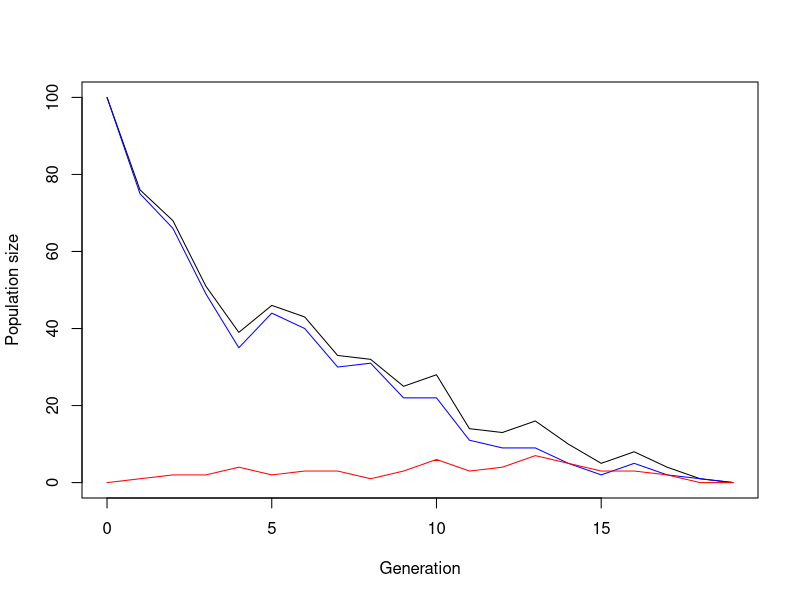
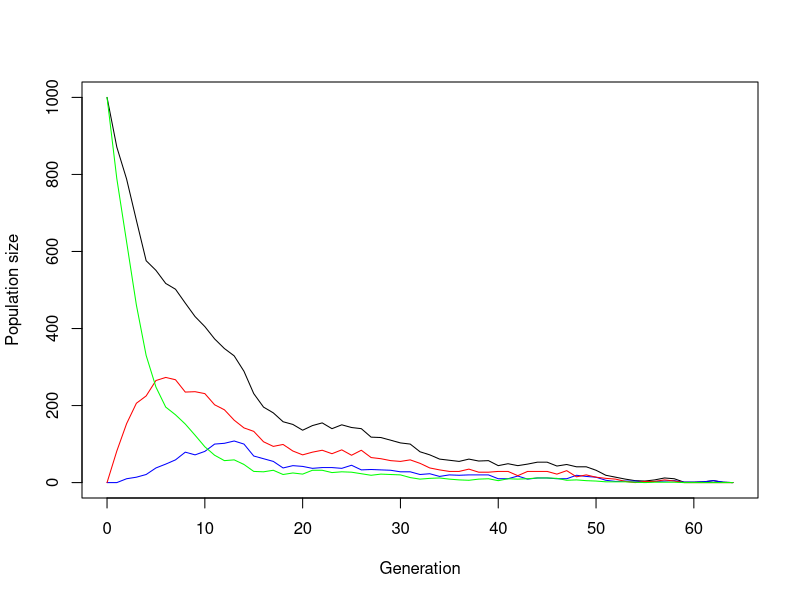
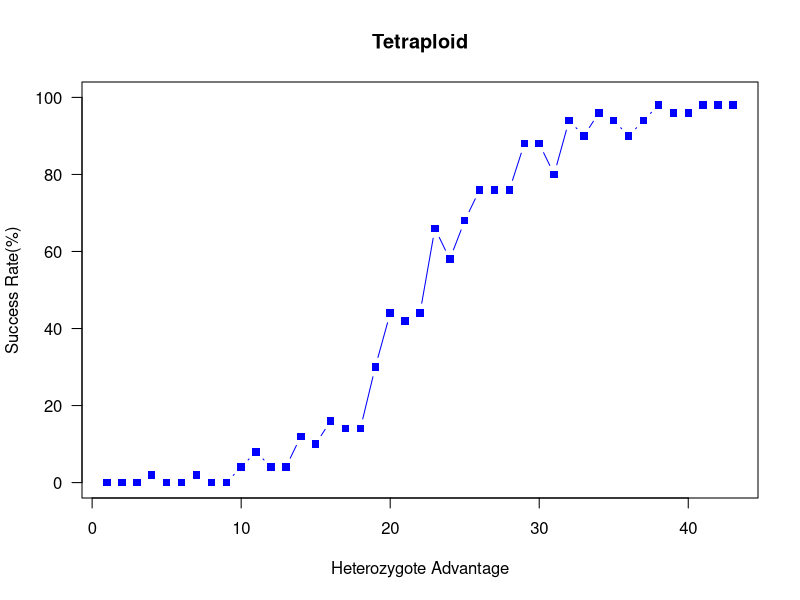
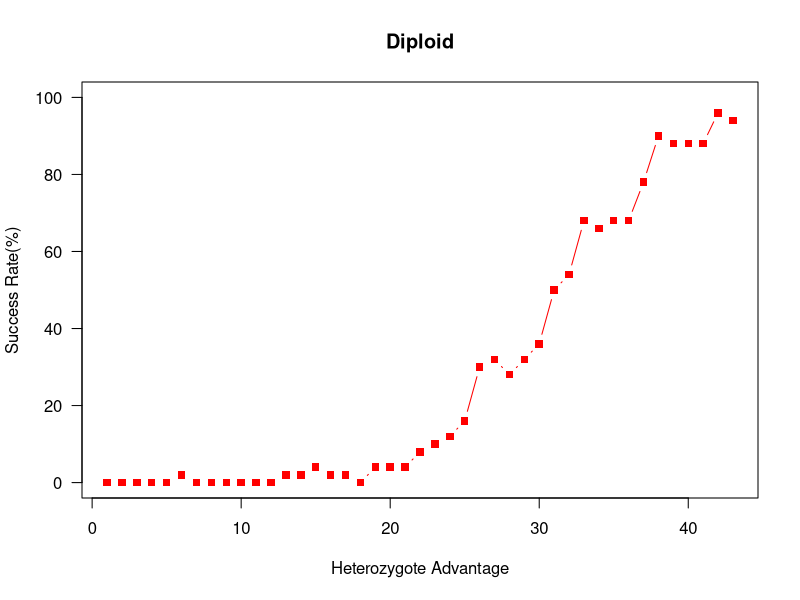
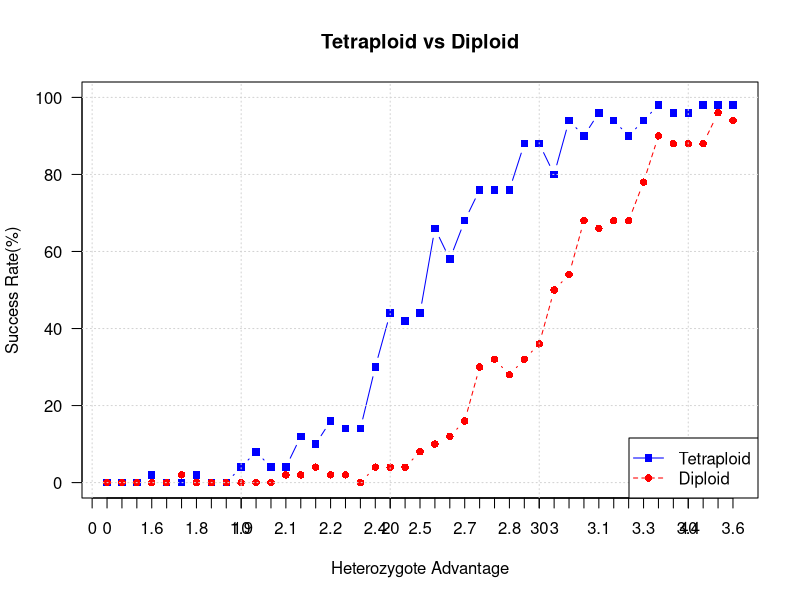

Reproduce these figures in R, in order.
## ---- chunk 1
simulate_one_gen <- function(N_a, N_A, decay_rate, sel_coeff, mut_rate) {
  # draw offspring according to Poisson distribution
  offsp_a <- rpois(1, N_a * (1-decay_rate))
  offsp_A <- rpois(1, N_A * (1-decay_rate+sel_coeff))
  # draw new mutants according to Poisson distribution
  mut_a_to_A <- rpois(1, offsp_a * mut_rate)
  
  # determine new population sizes of wild type and mutant
  N_a_new <- max(offsp_a - mut_a_to_A, 0)
  N_A_new <-  offsp_A + mut_a_to_A
  
  return(c(N_a_new, N_A_new))
}
# Test the function
print(simulate_one_gen(100,0,0.1,0.2,0.01))
## ---- chunk 2
simulate_pop <- function(N_init_a, N_init_A, decay_rate, sel_coeff, mut_rate, t_max) {
  # Create the vector in which to save the results
  pop_vector <- c(N_init_a, N_init_A)
  # initiate the variables
  pop_new <- c(N_init_a, N_init_A)
  
  # run the simulation until generation t_max
  for (i in 1:t_max+1) {
    # redefine the current population one generation later
    pop_new <- simulate_one_gen(pop_new[1],pop_new[2], decay_rate, sel_coeff, mut_rate)
    # add the new population sizes to the output vector
    pop_vector <- rbind(pop_vector,pop_new)
    # condition to stop the simulation before t_max: either the population exceeds 1.5 times the original population size, or it goes extinct
    if (pop_new[1]+pop_new[2]>=1.5*(N_init_a+ N_init_A) | pop_new[1]+pop_new[2]==0) break
  }
  
  # define the row and column names of the output vector
  rownames(pop_vector) <- (0:t_max)[1:length(pop_vector[,1])] # note that the vector has to be cut if the simulation stopped early
  colnames(pop_vector) <- c("a","A")
  # return the result
  return(pop_vector)	
}
# Test the function and plot the result
# set t_max to a value to be used througout
max_gen <- 1000
# create your simulation data
output <- simulate_pop(100,0,0.1,0.2,0.01,max_gen)
# show the last few lines of the data table
print(tail(output))
# plot the output - note that the plot range and the x axis have to be adjusted based on the length of the table
# determine x axis range 
x_range <- 0:(length(output[,1])-1)
# this plots the total population size
plot(x_range,output[,1]+output[,2],type='l',ylim=c(0,max(output[,1]+output[,2])),xlab = "Generation",ylab = "Population size")
# add number of wild type individuals
lines(x_range,output[,1], col="blue")
# add number of mutant individuals
lines(x_range,output[,2], col="red")
## ---- chunk 3
# set some parameters to fixed values
init_a <- 100
init_A <- 0
m_rate <- 0.001
max_gen <- 1000
# determine how often to run the simulation for each set of parameters
no_replicates <- 100

# set parameters to vary
s_values <- c(0.2,0.3,0.4)
r_values <- c(0.05,0.1,0.15)

# initialize data table - where to collect the results
data_table <- c()
# run the simulation across all chosen parameters
# loop over decay rates
for(rval in r_values){
  # loop over selection coefficients
  for(sval in s_values){
    # different way of running many simulations: make replicates using "repeat" function with a counter i
    # reset counter
    i<-1
    repeat {
      # increase counter by one
      i<-i+1
      # run the simulation once
      one_run <- simulate_pop(init_a,init_A,rval,sval,m_rate,max_gen)
      # determine total population sizes
      total_size <- one_run[,1]+one_run[,2]
      # determine minimum population size
      min_size <- min(total_size)
      # determine (first) generation at which this population size occurred
      min_gen <- as.numeric(which(total_size==min_size)[1])
      # enter the data into the table
      data_table <- rbind(data_table,c(rval,sval,min_gen,min_size)) # note that we add the varying parameters (decay rate and selection coefficient) to the table too
      # stop the repeated computation after no_replicates times
      if(i>no_replicates) break
    }
  }
}
# define column names of data table
colnames(data_table) <- c("r","s","min_gen","no_min")
# show the first lines of the output
print(head(data_table))
## ---- chunk 4
### variables and parameters for diploid population
#Variables:
#N_RR_new = Number of RR individuals (>=0)
#N_Rr_new = Number of Rr individuals (>=0)
#N_rr_new = Number of rr individuals (>=0)
#number of generations

#Parameters:
#N_RR = initial number of RR individuals(>=0)
#N_Rr = initial number of Rr individuals(>=0)
#N_rr = initial number of rr individuals(>=0)
#decay_rate = power of herbicide application to kill individuals (>0 to have potential extinction)
#sel_coeffs = selective advantage of the genotypes over others. (has to be between 0 and 1) for 0.01 = low fitness, 0,2 = intermediate fitness,  0.5 = high fitness (should be bigger than decay rate for evolutionary rescue likelyness)
#mut_rate = mutation rate (>=0)
## ---- chunk 5

# Function to simulate one generation for diploid genotypes
simulate_one_gen_diploid <- function(N_RR, N_Rr, N_rr, decay_rate, sel_coeffs, mut_rate) {

  total = N_RR + N_Rr + N_rr
  
  #calculating total gametes
  total_R = N_RR *2 + N_Rr
  total_r = N_rr *2 + N_Rr
  
  
  #mutating r to R
  mut_r_to_R <- rpois(1, total_r * mut_rate)
  
  #calculating gametes after mutation
  total_R_aftermut <- max(total_R + mut_r_to_R, 0)
  total_r_aftermut <- max(total_r - mut_r_to_R, 0)
  
  #calculating gamet frequencies p and q
  freq_p <- total_R_aftermut / (2 * total)
  freq_q <- total_r_aftermut / (2 * total)
  
  
  #hardy weinberg random mating
  freq_RR <- freq_p^2
  freq_Rr <- (2 * freq_p * freq_q)
  freq_rr <- freq_q^2
  
  #return to "expected" by multiplying freq with the pops
  N_RR <- freq_RR * total
  N_Rr <- freq_Rr * total
  N_rr <- freq_rr * total

  
  # Apply decay and selection coefficients for each genotype
  offsp_RR <- rpois(1, N_RR * (1 - decay_rate + sel_coeffs[1]))
  offsp_Rr <- rpois(1, N_Rr * (1 - decay_rate + sel_coeffs[3]))
  offsp_rr <- rpois(1, N_rr * (1 - decay_rate + sel_coeffs[5]))
  

  return(c(offsp_RR, offsp_Rr, offsp_rr))
}


#test the function
print(simulate_one_gen_diploid(N_RR=0, N_Rr=0, N_rr=100, 0.1, c(0,0.1,0.2,0.1,0), 0.01))
## ---- chunk 6
simulate_pop_diploid <- function(N_RR, N_Rr, N_rr, decay_rate, sel_coeffs, mut_rate,t_max) {
  # Create the vector in which to save the results
  pop_vector <- c(N_RR, N_Rr, N_rr)
  # initiate the variables
  pop_new <- c(N_RR, N_Rr, N_rr)
  
  #take the values of initial variables
  init_RR <- N_RR
  init_Rr <- N_Rr
  init_rr <- N_rr
  
  # run the simulation until generation t_max
  for (i in 1:t_max+1) {
    # redefine the current population one generation later
    pop_new <- simulate_one_gen_diploid(pop_new[1],pop_new[2],pop_new[3], decay_rate, sel_coeffs, mut_rate)
    # add the new population sizes to the output vector
    pop_vector <- rbind(pop_vector,pop_new)
    # condition to stop the simulation before t_max: either the population exceeds 1.5 times the original population size, or it goes extinct
    if (pop_new[1]+pop_new[2]+pop_new[3] >= 5*(init_RR + init_Rr + init_rr) | pop_new[1]+pop_new[2]+ pop_new[3]==0) break
  }
  
  # define the row and column names of the output vector
  rownames(pop_vector) <- (0:t_max)[1:length(pop_vector[,1])] # note that the vector has to be cut if the simulation stopped early
  colnames(pop_vector) <- c("RR","Rr","rr")
  # return the result
  return(pop_vector)	
}

output <- simulate_pop_diploid(N_RR = 0, N_Rr=0, N_rr=1000, decay_rate=0.175, sel_coeffs = c(0,0.1,0.2,0.1,0), mut_rate=0.05,t_max = 100)

# show the last few lines of the data table
print(tail(output))

# plot the output - note that the plot range and the x axis have to be adjusted based on the length of the table
# determine x axis range 
x_range <- 0:(length(output[,1])-1)
# this plots the total population size
plot(x_range,output[,1]+output[,2]+output[,3],type='l',ylim=c(0,max(output[,1]+output[,2]+ output[,3])),xlab = "Generation",ylab = "Population size")
# add number of wild type individuals
lines(x_range,output[,1], col="blue")
# add number of mutant individuals
lines(x_range,output[,2], col="red")
lines(x_range,output[,3], col="green")
## ---- chunk 7
### variables and parameters for diploid population
#Variables:
#N_RRRR_new = Number of RRRR individuals (>=0)
#N_RRRr_new = Number of RRRr individuals (>=0)
#N_RRrr_new = Number of RRrr individuals (>=0)
#N_Rrrr_new = Number of Rrrr individuals (>=0)
#N_rrrr_new = Number of rrrr individuals (>=0)
#number of generations

#Parameters:
#N_RRRR = initial number of RRRR individuals(>=0)
#N_RRRr = initial number of RRRr individuals(>=0)
#N_RRrr = initial number of RRrr individuals(>=0)
#N_Rrrr = initial number of Rrrr individuals(>=0)
#N_rrrr = initial number of rrrr individuals(>=0)
#decay_rate = power of herbicide application to kill individuals (>0 to have potential extinction)
#sel_coeffs = selective advantage of the genotypes over others. (has to be between 0 and 1) for 0.01 = low fitness, 0,2 = intermediate fitness,  0.5 = high fitness (should be bigger than decay rate for evolutionary rescue likelyness)
#mut_rate = mutation rate (>=0)
## ---- chunk 8
# setting the selective coeff of each genotype, order of RRRR RRRr RRrr Rrrr rrrr
#sel_coeffs = c(0.01,0.5,0.8,0.5,0.01)

# Function to simulate one generation for tetraploid genotypes
simulate_one_gen_tetraploid <- function(N_RRRR_new, N_RRRr_new, N_RRrr_new, N_Rrrr_new, N_rrrr_new, decay_rate, sel_coeffs, mut_rate) {
  
    #computing total new population
  total_new <- N_RRRR_new + N_RRRr_new + N_RRrr_new + N_Rrrr_new + N_rrrr_new
  

  #calculate just the total gamete R and r 
  
  total_R <- (N_RRRR_new * 4 + N_RRRr_new * 3 + N_RRrr_new * 2 + N_Rrrr_new * 1)
  total_r <- (N_rrrr_new * 4 + N_Rrrr_new * 3 + N_RRrr_new * 2 + N_RRRr_new * 1)
  
  
  #and apply the mutation rate and then do the division
  mut_r_to_R <- rpois(1, total_r * mut_rate)
  
  total_R_aftermut <- max(total_R + mut_r_to_R, 0)
  total_r_aftermut <- max(total_r - mut_r_to_R, 0)
  
  freq_p <- total_R_aftermut / (4 * total_new)
  freq_q <- total_r_aftermut / (4 * total_new)
  
  #hardy weinberg random mating
  freq_RRRR <- (freq_p^4)
  freq_RRRr <- (4 * freq_p^3 * freq_q)
  freq_RRrr <- (6 * freq_p^2 * freq_q^2)
  freq_Rrrr <- (4 * freq_q^3 * freq_p)
  freq_rrrr <- (freq_q^4)
  
  #return to "expected" by multiplying freq with the pops
  offspring_total <- total_new
  
  N_RRRR_new <- freq_RRRR * total_new
  N_RRRr_new <- freq_RRRr * total_new
  N_RRrr_new <- freq_RRrr * total_new
  N_Rrrr_new <- freq_Rrrr * total_new
  N_rrrr_new <- freq_rrrr * total_new

  # Apply decay and selection coefficients for each genotype draw with rpois
  offsp_RRRR <- rpois(1, N_RRRR_new * (1 - decay_rate + sel_coeffs[1]))
  offsp_RRRr <- rpois(1, N_RRRr_new * (1 - decay_rate + sel_coeffs[2]))
  offsp_RRrr <- rpois(1, N_RRrr_new * (1 - decay_rate + sel_coeffs[3]))
  offsp_Rrrr <- rpois(1, N_Rrrr_new * (1 - decay_rate + sel_coeffs[4]))
  offsp_rrrr <- rpois(1, N_rrrr_new * (1 - decay_rate + sel_coeffs[5]))
  
return(c(offsp_RRRR, offsp_RRRr, offsp_RRrr, offsp_Rrrr, offsp_rrrr))
  
}


# test the function
print(simulate_one_gen_tetraploid(N_RRRR_new = 0, N_RRRr_new = 0, N_RRrr_new = 0, N_Rrrr_new = 0, N_rrrr_new = 1000, 0.01, sel_coeffs = c(0,0.1,0.2,0.1,0), 0.01))
## ---- chunk 9
# Function to simulate multiple generations for tetraploid genotypes
simulate_pop_tetraploid <- function(N_init_RRRR, N_init_RRRr, N_init_RRrr, N_init_Rrrr, N_init_rrrr, decay_rate, sel_coeffs, mut_rate, t_max) {
  
#  #call sell_coeffs from the table
#  for (i in 1:nrow(sel_coeffs_table)) {
#  sel_coeffs <- sel_coeffs_table[i, ]
#  }
  
  # Create a matrix to save population results
  pop_matrix <- matrix(NA, nrow = t_max + 1, ncol = 5)
  colnames(pop_matrix) <- c("RRRR", "RRRr", "RRrr", "Rrrr", "rrrr")
  pop_matrix[1,] <- c(N_init_RRRR, N_init_RRRr, N_init_RRrr, N_init_Rrrr, N_init_rrrr)
  
  # Initialize the population for the first generation
  pop_current <- c(N_init_RRRR, N_init_RRRr, N_init_RRrr, N_init_Rrrr, N_init_rrrr)
  
  # Run the simulation for t_max generations
  for (t in 1:t_max) {
    pop_next <- simulate_one_gen_tetraploid(pop_current[1], pop_current[2], pop_current[3], pop_current[4], pop_current[5], decay_rate, sel_coeffs, mut_rate)
    pop_matrix[t + 1,] <- pop_next
    pop_current <- pop_next
    
    # Early stop condition: if population drops to zero or exceeds a threshold
    if (sum(pop_next) == 0 || sum(pop_next) >= 1000 * sum(pop_matrix[1,])) {
      break
    }
  }
  
  return(pop_matrix)
}


# Run the simulation and store the output
pop_result <- simulate_pop_tetraploid(N_init_RRRR = 0, N_init_RRRr = 0, N_init_RRrr = 0, N_init_Rrrr = 0, N_init_rrrr = 1000, decay_rate = 0.17, sel_coeffs = c(0,0.1,0.2,0.1,0), mut_rate = 0.001, t_max = 100)

print(pop_result)

# Plot the results
#x_range <- 0:(nrow(pop_result) - 1)
#plot(x_range, rowSums(pop_result), type='l', ylim=c(0, max(rowSums(pop_result))), xlab="Generation", ylab="Population Size", col="black")
#lines(x_range, pop_result[,1], col="blue", lty=1)  # RRRR
#lines(x_range, pop_result[,2], col="red", lty=2)   # RRRr
#lines(x_range, pop_result[,3], col="green", lty=3) # RRrr
#lines(x_range, pop_result[,4], col="purple", lty=4)# Rrrr
#lines(x_range, pop_result[,5], col="orange", lty=5)# rrrr

#legend("topright", legend=c("RRRR", "RRRr", "RRrr", "Rrrr", "rrrr"), col=c("blue", "red", "green", "purple", "orange"), lty=1:5)
## ---- chunk 10
create_sel_coeffs <- function(s_number, biggest_S, inc) {
  
 sel_coeffs_table <- matrix(0, nrow = s_number + 1, ncol = 5)
  colnames(sel_coeffs_table) <- c("sc_low", "sc_medium", "sc_high", "sc_medium", "sc_low")
  s <- 0.15
  sc_current <- c(0,s/2, s ,s/2, 0)
  # Run the table creation
  for (i in 1:s_number + 1) {
    sc_next <- c(0,s/2, s ,s/2, 0)
    sel_coeffs_table[i,] <- sc_next
    sc_current <- sc_next
    
    #growing s by increment(inc) we set until it's too big
    if (s <= biggest_S) {
      s <- (s + inc)
      }
   }
  return(sel_coeffs_table)
   }

print(create_sel_coeffs(s_number = 20, biggest_S = 3, inc = 0.05))

#create the table to use later
seltable <- create_sel_coeffs(s_number = 20, biggest_S = 3, inc = 0.05)
print(seltable[3,])

#the down you go in the table the more heterozygote advantage you have.
## ---- chunk 11
# set some parameters to fixed values
init_RRRR <- 0
init_RRRr <- 0
init_RRrr <- 0
init_Rrrr <- 0
init_rrrr <- 250
mut_rate <- 0.01
max_gen <- 100
decay_rate <- 0.155
# determine how often to run the simulation for each set of parameters
replicates <- 50

#call the seltable here.
seltable <- create_sel_coeffs(s_number = 42, biggest_S = 3, inc = 0.005)

print(seltable)

# initialize vector - where to collect the probablitys
pr <- numeric(nrow(seltable))
# run the simulation across all chosen parameters
# loop over sel coefs tetraploid
for(i in 1:nrow(seltable)){
  # loop over selection coefficients
    sel_coeffs <- seltable[i, ]
    j<-1
    success <- 0
    repeat {
      j <- j+1
      # increase counter by one
    
      # run the simulation once
      first_run <- simulate_pop_tetraploid(init_RRRR, init_RRRr, init_RRrr, init_Rrrr, init_rrrr, decay_rate, sel_coeffs, mut_rate, max_gen)
      
      #complete cases to not take N/As we generated to fill the matrix
      first_run_with_numbers <- first_run[complete.cases(first_run),]

      #calculating total population size in the end
    total_pop_in_the_end <- sum(as.numeric(first_run_with_numbers[nrow(first_run_with_numbers),]))
    
       # determine if the population survived
      if(total_pop_in_the_end != 0) {
        success <- success + 1
      }
        pr[i] = success/replicates
        
        if(j>=replicates) break
      
    }
}

print(pr)


init_RR = 0
init_Rr = 0
init_rr = 250

pr_diploid <- numeric(nrow(seltable))
replicates_diploid <- 50
for(k in 1:nrow(seltable)){
  # loop over selection coefficients
    sel_coeffs <- seltable[k, ]
    l<-1
    success_diploid <- 0
    repeat {
      l <- l+1
      # increase counter by one
      # run the simulation once
      first_run_diploid <- simulate_pop_diploid(init_RR, init_Rr, init_rr, decay_rate, sel_coeffs, mut_rate, max_gen)
      
      #complete cases to not take N/As we generated to fill the matrix
      first_run_with_numbers_diploid <- first_run_diploid[complete.cases(first_run_diploid),]

      #calculating total population size in the end
    total_pop_in_the_end_diploid <- sum(as.numeric(first_run_with_numbers_diploid[nrow(first_run_with_numbers_diploid),]))
    
       # determine if the population survived
      if(total_pop_in_the_end_diploid != 0) {
        success_diploid <- success_diploid + 1
      }
        pr_diploid[k] = success_diploid/replicates_diploid
        if(l>=replicates_diploid) break
      
    }
}


plot(pr * 100, type = "b", col = "blue", pch = 15, xlab = "Heterozygote Advantage",
     ylab = "Success Rate(%)", main = "Tetraploid", ylim = c(0, 100), las = 1)

plot(pr_diploid * 100, type = "b", col = "red", pch = 15, xlab = "Heterozygote Advantage",
     ylab = "Success Rate(%)", main = "Diploid", ylim = c(0, 100), las = 1)

# Plot the success rate (pr) against heterozygote advantage
plot(pr * 100, type = "b", col = "blue", pch = 15, xlab = "Heterozygote Advantage",
     ylab = "Success Rate(%)", main = "Tetraploid vs Diploid", ylim = c(0, 100), las = 1)

# Add diploid success rate to the same plot
lines(pr_diploid * 100, type = "b", col = "red", pch = 16, lty = 2)

x_values <- (seltable[, 3] * 10)
axis(1, at = 1:length(x_values), labels = round(x_values, 1)) # Use rounded values from 3rd column

# Add gridlines for better readability
grid()

# Add legend
legend("bottomright", legend=c("Tetraploid", "Diploid"), col=c("blue", "red"), pch=c(15, 16), lty=c(1, 2))


